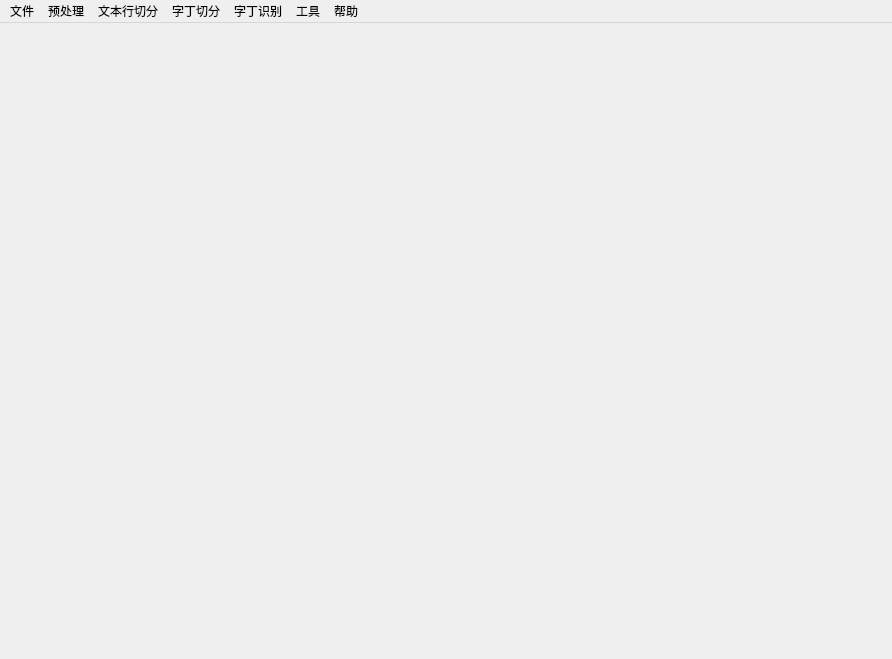
<?xml version="1.0" encoding="UTF-8"?>
<ui version="4.0">
 <class>Window_Main</class>
 <widget class="QMainWindow" name="Window_Main">
  <property name="geometry">
   <rect>
    <x>0</x>
    <y>0</y>
    <width>892</width>
    <height>659</height>
   </rect>
  </property>
  <property name="windowTitle">
   <string>MainWindow</string>
  </property>
  <widget class="QWidget" name="centralwidget"/>
  <widget class="QMenuBar" name="menubar">
   <property name="geometry">
    <rect>
     <x>0</x>
     <y>0</y>
     <width>892</width>
     <height>23</height>
    </rect>
   </property>
   <widget class="QMenu" name="menu_file">
    <property name="title">
     <string>文件</string>
    </property>
    <addaction name="action_open"/>
    <addaction name="action_close"/>
    <addaction name="separator"/>
    <addaction name="action_exit"/>
   </widget>
   <widget class="QMenu" name="menu_pre_process">
    <property name="title">
     <string>预处理</string>
    </property>
    <addaction name="action_remove_noise"/>
    <addaction name="action_text_extract"/>
   </widget>
   <widget class="QMenu" name="menu_help">
    <property name="title">
     <string>帮助</string>
    </property>
    <addaction name="action_about"/>
   </widget>
   <widget class="QMenu" name="menu_line_process">
    <property name="title">
     <string>文本行切分</string>
    </property>
    <addaction name="action_line_extract"/>
    <addaction name="action_cut_selected_line"/>
    <addaction name="action_del_selected_line"/>
    <addaction name="action_merged_selected_line"/>
   </widget>
   <widget class="QMenu" name="menu_char_recognize">
    <property name="title">
     <string>字丁切分</string>
    </property>
    <addaction name="action_char_extract"/>
    <addaction name="action_del_selected_char"/>
    <addaction name="action_merge_selected_char"/>
    <addaction name="action_cut_selected_char"/>
   </widget>
   <widget class="QMenu" name="menu">
    <property name="title">
     <string>工具</string>
    </property>
    <addaction name="action_char_export_2_img"/>
    <addaction name="action_char_export_2_text"/>
   </widget>
   <widget class="QMenu" name="menu_recognize">
    <property name="title">
     <string>字丁识别</string>
    </property>
    <addaction name="action_recognize_chars"/>
   </widget>
   <addaction name="menu_file"/>
   <addaction name="menu_pre_process"/>
   <addaction name="menu_line_process"/>
   <addaction name="menu_char_recognize"/>
   <addaction name="menu_recognize"/>
   <addaction name="menu"/>
   <addaction name="menu_help"/>
  </widget>
  <action name="action_open">
   <property name="text">
    <string>打开</string>
   </property>
   <property name="shortcut">
    <string>Ctrl+O</string>
   </property>
  </action>
  <action name="action_close">
   <property name="text">
    <string>关闭</string>
   </property>
   <property name="shortcut">
    <string>Ctrl+W</string>
   </property>
  </action>
  <action name="action_exit">
   <property name="text">
    <string>退出</string>
   </property>
  </action>
  <action name="action_remove_noise">
   <property name="text">
    <string>去除噪点</string>
   </property>
  </action>
  <action name="action_text_extract">
   <property name="text">
    <string>检测文字区域</string>
   </property>
  </action>
  <action name="action_line_extract">
   <property name="text">
    <string>文本行切分</string>
   </property>
  </action>
  <action name="action_tilt_correction">
   <property name="text">
    <string>倾斜矫正</string>
   </property>
  </action>
  <action name="action_about">
   <property name="text">
    <string>关于</string>
   </property>
  </action>
  <action name="action_char_extract">
   <property name="text">
    <string>字丁切分</string>
   </property>
  </action>
  <action name="actionDafsd">
   <property name="text">
    <string>dafsd</string>
   </property>
  </action>
  <action name="action_char_export_2_img">
   <property name="text">
    <string>导出已切分的字丁图片</string>
   </property>
  </action>
  <action name="action_char_export_2_text">
   <property name="text">
    <string>导出识别字丁到文本</string>
   </property>
  </action>
  <action name="action_recognize_chars">
   <property name="text">
    <string>识别已切分的字丁</string>
   </property>
  </action>
  <action name="action_del_selected_line">
   <property name="text">
    <string>删除选中的文本行</string>
   </property>
  </action>
  <action name="action_merged_selected_line">
   <property name="text">
    <string>合并选中的文本行</string>
   </property>
  </action>
  <action name="action_del_selected_char">
   <property name="text">
    <string>删除选中的字丁</string>
   </property>
  </action>
  <action name="action_merge_selected_char">
   <property name="text">
    <string>合并选中的字丁</string>
   </property>
  </action>
  <action name="action_cut_selected_char">
   <property name="text">
    <string>切分选中的字丁</string>
   </property>
  </action>
  <action name="action_cut_selected_line">
   <property name="text">
    <string>切分选中的文本行</string>
   </property>
  </action>
 </widget>
 <resources/>
 <connections/>
</ui>
